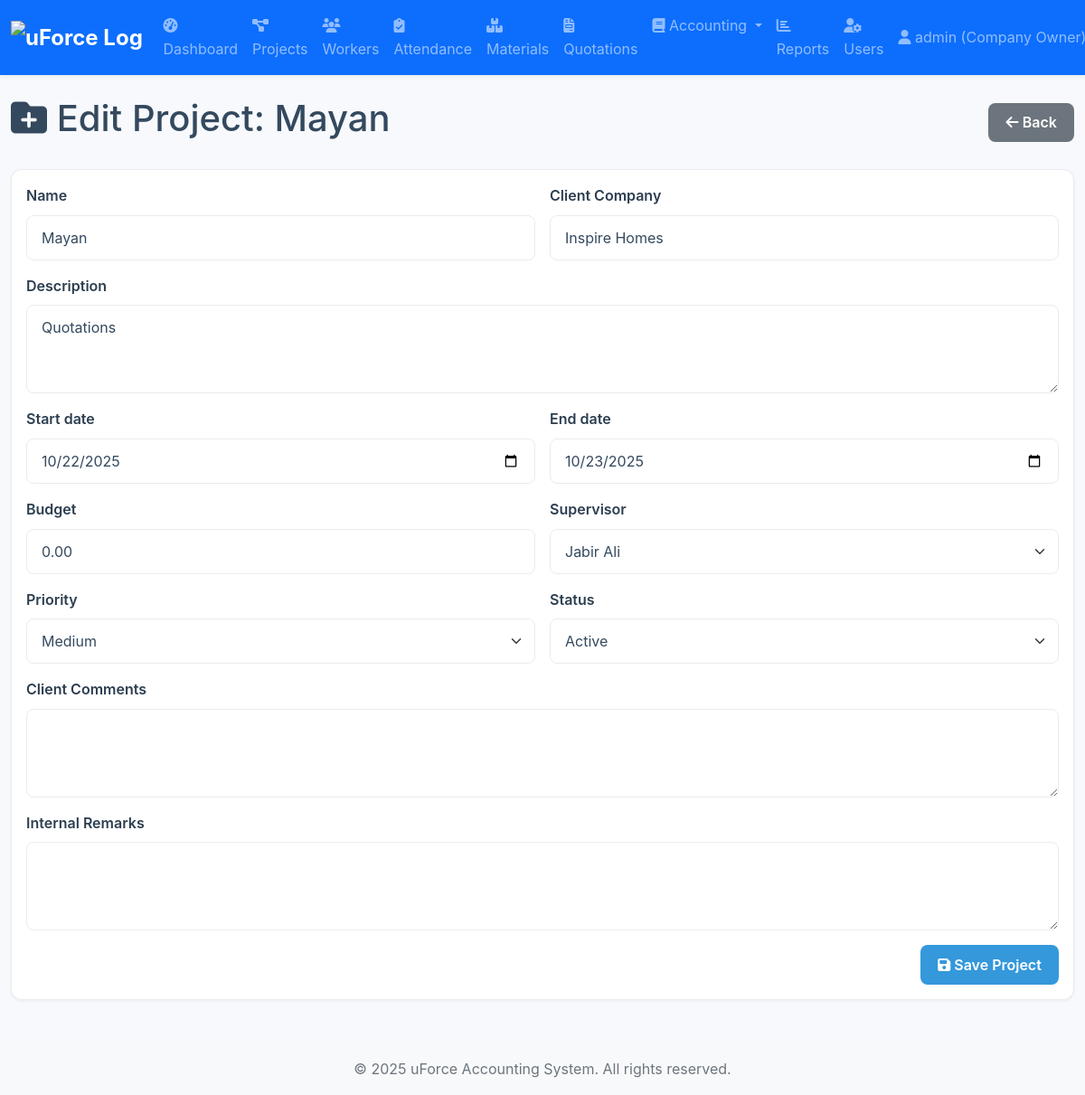
The app's page /projects/1/update/ (signed in) with its own data.
### accounts/models.py (models this page shows)
class CustomUser(AbstractUser):
    ROLE_CHOICES = (('admin', 'Admin'), ('owner', 'Company Owner'), ('supervisor', 'Supervisor'), ('foreman', 'Foreman'))
    role = models.CharField(max_length=20, choices=ROLE_CHOICES)
    phone = models.CharField(max_length=15, blank=True)
    def __str__(self):
        return self.get_full_name() or self.username

### projects/models.py (models this page shows, shortened)
class Project(models.Model):
    PRIORITY_CHOICES = (('low', 'Low'), ('medium', 'Medium'), ('high', 'High'), ('very_high', 'Very High'))
    STATUS_CHOICES = (('active', 'Active'), ('completed', 'Completed'), ('on_hold', 'On Hold'))
    name = models.CharField(max_length=200)
    description = models.TextField(blank=True)
    start_date = models.DateField()
    end_date = models.DateField(null=True, blank=True)
    budget = models.DecimalField(max_digits=15, decimal_places=2, default=0)
    actual_cost = models.DecimalField(max_digits=15, decimal_places=2, default=0, editable=False)
    supervisor = models.ForeignKey(
        settings.AUTH_USER_MODEL,
        on_delete=models.SET_NULL,
        null=True,
        limit_choices_to={'role': 'supervisor'}
    )
    client_company = models.CharField(max_length=200, blank=True, verbose_name="Client Company")
    priority = models.CharField(max_length=20, choices=PRIORITY_CHOICES, default='medium')
    progress = models.IntegerField(default=0, editable=False)
    status = models.CharField(max_length=20, choices=STATUS_CHOICES, default='active')
    client_comments = models.TextField(blank=True, verbose_name="Client Comments")
    remarks = models.TextField(blank=True, verbose_name="Internal Remarks")
    created_at = models.DateTimeField(auto_now_add=True, null=True)
    objects = ProjectManager()
    class Meta:
        ordering = ['-start_date']

### projects/views.py (the view)
# urls.py: path('<int:pk>/update/', views.project_update_view, name='project_edit'),
@login_required
@user_passes_test(can_manage_projects)
def project_update_view(request, pk):
    project = get_object_or_404(Project, pk=pk)
    if request.method == 'POST':
        form = ProjectForm(request.POST, instance=project)
        if form.is_valid():
            form.save()
            messages.success(request, 'Project updated successfully.')
            return redirect('project_detail', pk=project.pk)
    else:
        form = ProjectForm(instance=project)
    return render(request, 'projects/project_form.html', {'form': form, 'title': f'Edit Project: {project.name}'})

### projects/forms.py
class ProjectForm(forms.ModelForm):
    class Meta:
        model = Project
        fields = [
            'name', 'description', 'client_company', 'start_date', 'end_date',
            'budget', 'supervisor', 'priority', 'status',
            'client_comments', 'remarks'
        ]
        widgets = {
            'description': forms.Textarea(attrs={'rows': 3}),
            'client_comments': forms.Textarea(attrs={'rows': 3}),
            'remarks': forms.Textarea(attrs={'rows': 3}),
            'start_date': forms.DateInput(attrs={'type': 'date'}),
            'end_date': forms.DateInput(attrs={'type': 'date'}),
        }

### accounts/templatetags/auth_extras.py (called while the page is built)
@register.filter(name='has_role')
def has_role(user, role_names):
    if not hasattr(user, 'role'):
        return False
    roles = [role.strip() for role in role_names.split(',')]
    return user.role in roles

### accounts/views.py (called while the page is built)
def can_manage_projects(user):
    return user.is_authenticated and user.role in ['admin', 'owner', 'supervisor']

### templates/projects/project_form.html (shortened to what this page needs)
{% extends 'base.html' %}
{% load widget_tweaks %}
{% block content %}
<div class="d-flex justify-content-between align-items-center mb-4">
    <h1><i class="fas fa-folder-plus"></i> {{ title }}</h1>
    <a href="{% if form.instance.pk %}{% url 'project_detail' form.instance.pk %}{% else %}{% url 'project_list' %}{% endif %}" class="btn btn-secondary"><i class="fas fa-arrow-left"></i> Back</a>
</div>
<div class="card">
    <div class="card-body">
        <form method="post" class="row g-3">
            <div class="col-md-6">
                <label class="form-label">{{ form.name.label }}</label>
                {% render_field form.name class="form-control" %}
            </div>
            <div class="col-md-6">
                <label class="form-label">{{ form.client_company.label }}</label>
                {% render_field form.client_company class="form-control" %}
            </div>
            <div class="col-12">
                <label class="form-label">{{ form.description.label }}</label>
                {% render_field form.description class="form-control" %}
            </div>
            <div class="col-md-6">
                <label class="form-label">{{ form.start_date.label }}</label>
                {% render_field form.start_date class="form-control" %}
            </div>
            <div class="col-md-6">
                <label class="form-label">{{ form.end_date.label }}</label>
                {% render_field form.end_date class="form-control" %}
            </div>
            <div class="col-md-6">
                <label class="form-label">{{ form.budget.label }}</label>
                {% render_field form.budget class="form-control" type="number" step="0.01" %}
            </div>
            <div class="col-md-6">
                <label class="form-label">{{ form.supervisor.label }}</label>
                {% render_field form.supervisor class="form-select" %}
            </div>
            <div class="col-md-6">
                <label class="form-label">{{ form.priority.label }}</label>
                {% render_field form.priority class="form-select" %}
            </div>
            <div class="col-md-6">
                <label class="form-label">{{ form.status.label }}</label>
                {% render_field form.status class="form-select" %}
            </div>
            <div class="col-12">
                <label class="form-label">{{ form.client_comments.label }}</label>
                {% render_field form.client_comments class="form-control" %}
            </div>
            <div class="col-12">
                <label class="form-label">{{ form.remarks.label }}</label>
                {% render_field form.remarks class="form-control" %}
            </div>
            <div class="col-12 text-end">
                <button type="submit" class="btn btn-primary"><i class="fas fa-save"></i> Save Project</button>
            </div>
        </form>
    </div>
</div>
{% endblock %}

### templates/base.html (shortened to what this page needs)
{% load static %}
{% load auth_extras %}
<!DOCTYPE html>
<html lang="en">
<head>
    <link href="{% static 'css/bootstrap.min.css' %}" rel="stylesheet">
    <link href="https://cdnjs.cloudflare.com/ajax/libs/font-awesome/6.1.1/css/all.min.css" rel="stylesheet">
    <link href="{% static 'css/styles.css' %}" rel="stylesheet">
</head>
<body>
    <nav class="navbar navbar-expand-lg navbar-dark bg-primary sticky-top">
        <div class="container-fluid">
            <a class="navbar-brand" href="{% url 'dashboard' %}">
                <img src="{% static 'images/logo.png' %}" alt="uForce Logo">
            </a>
            <div class="collapse navbar-collapse" id="mainNavbar">
                <ul class="navbar-nav me-auto mb-2 mb-lg-0">
                    <li class="nav-item"><a class="nav-link" href="{% url 'dashboard' %}"><i class="fas fa-tachometer-alt"></i> Dashboard</a></li>
                    <li class="nav-item"><a class="nav-link" href="{% url 'project_list' %}"><i class="fas fa-project-diagram"></i> Projects</a></li>
                    <li class="nav-item"><a class="nav-link" href="{% url 'worker_list' %}"><i class="fas fa-users"></i> Workers</a></li>
                    <li class="nav-item"><a class="nav-link" href="{% url 'attendance_list' %}"><i class="fas fa-clipboard-check"></i> Attendance</a></li>
                    <li class="nav-item"><a class="nav-link" href="{% url 'material_list' %}"><i class="fas fa-boxes-stacked"></i> Materials</a></li>
                    <li class="nav-item"><a class="nav-link" href="{% url 'quotation_list' %}"><i class="fas fa-file-invoice"></i> Quotations</a></li>
                    {% if user|has_role:'admin,owner' %}
                    <li class="nav-item dropdown">
                        <a class="nav-link dropdown-toggle" href="#" id="accountingDropdown" role="button" data-bs-toggle="dropdown">
                            <i class="fas fa-book"></i> Accounting
                        </a>
                    </li>
                    <li class="nav-item"><a class="nav-link" href="{% url 'reports_dashboard' %}"><i class="fas fa-chart-bar"></i> Reports</a></li>
                    <li class="nav-item"><a class="nav-link" href="{% url 'user_list' %}"><i class="fas fa-user-cog"></i> Users</a></li>
                    {% endif %}
                </ul>
                <ul class="navbar-nav">
                    {% if user.is_authenticated %}
                    <li class="nav-item dropdown">
                        <a class="nav-link dropdown-toggle" href="#" id="userDropdown" role="button" data-bs-toggle="dropdown" aria-expanded="false">
                            <i class="fas fa-user"></i> {{ user.username }} ({{ user.get_role_display }})
                        </a>
                    </li>
                    {% else %}
                    <li class="nav-item"><a class="nav-link" href="{% url 'login' %}"><i class="fas fa-sign-in-alt"></i> Login</a></li>
                    {% endif %}
                </ul>
            </div>
        </div>
    </nav>
    <main class="container-fluid mt-4">
        {% block content %}{% endblock %}
    </main>
    <footer class="bg-light text-center text-muted mt-5 py-3">
        <div class="container-fluid">
            &copy; {% now "Y" %} uForce Accounting System. All rights reserved.
        </div>
    </footer>
</body>
</html>

### static/css/styles.css (style rules this page uses)
:root { --primary-color: #2c3e50; --secondary-color: #3498db; --success-color: #27ae60; --warning-color: #f39c12; --danger-color: #e74c3c; --info-color: #17a2b8; --light-color: #ecf0f1; --dark-color: #2c3e50; --body-bg: #f7f9fc; --card-bg: #ffffff; --text-color: #34495e; --border-color: #e9ecef; --shadow-color: rgba(44, 62, 80, 0.07); }
* { margin: 0; padding: 0; box-sizing: border-box; }
body { font-family: -apple-system, BlinkMacSystemFont, "Segoe UI", Roboto, "Helvetica Neue", Arial, sans-serif; background-color: var(--body-bg); line-height: 1.6; color: var(--text-color); -webkit-font-smoothing: antialiased; -moz-osx-font-smoothing: grayscale; }
a { color: var(--secondary-color); text-decoration: none; transition: color 0.2s ease-in-out; }
.navbar { box-shadow: 0 2px 4px var(--shadow-color); background-color: var(--card-bg); }
.navbar-brand { font-weight: 700; font-size: 1.5rem; }
.card { border: 1px solid var(--border-color); border-radius: 0.75rem; box-shadow: 0 1px 3px var(--shadow-color); transition: all 0.2s ease-in-out; margin-bottom: 1.5rem; background-color: var(--card-bg); }
.btn { border-radius: 0.5rem; font-weight: 600; padding: 0.6rem 1.2rem; transition: all 0.2s ease; border: none; }
.btn-primary { background-color: var(--secondary-color); color: white; }
.form-control, .form-select { border: 1px solid var(--border-color); border-radius: 0.5rem; padding: 0.75rem 1rem; transition: all 0.2s ease; background-color: var(--card-bg); color: var(--text-color); }
.form-label { font-weight: 600; margin-bottom: 0.5rem; color: var(--dark-color); }
footer { padding-top: 3rem; padding-bottom: 3rem; margin-top: auto; }

### templates/base.html (style rules this page uses)
.navbar-brand img { height: 40px; width: auto; }

### records on screen
CustomUser: username "admin", role "Company Owner"
Project: name "Mayan", client_company "Inspire Homes", description "Quotations", start_date "10/22/2025", end_date "10/23/2025", budget "0.00", supervisor "Jabir Ali", priority "Medium", status "Active"
CustomUser: supervisor.label "Supervisor"

### other values on screen
{{ title }} "Edit Project: Mayan"
